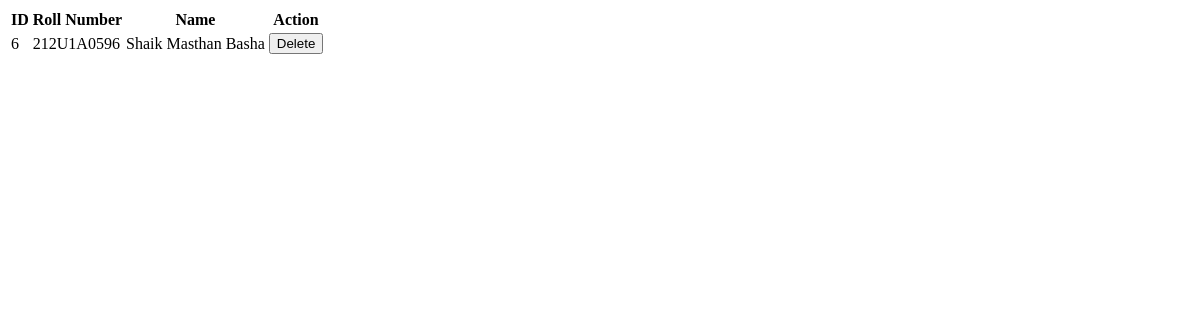
The page /Details-Del on the database as committed earlier.
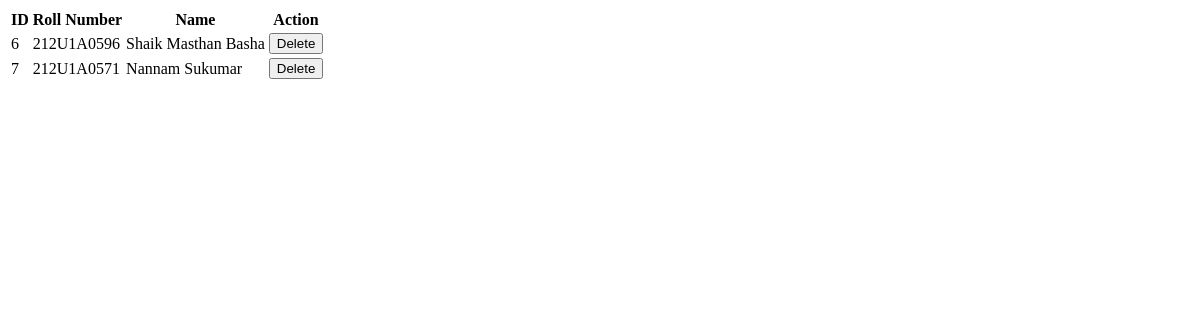
The same page on the database as committed later.
### Boot_app/models.py (models this page shows)
class Details(models.Model):
    roll = models.CharField(max_length=10)
    name = models.CharField(max_length=30)
    mail=models.EmailField(max_length=30)
    phone = models.IntegerField()
    dob = models.DateField()
    addar = models.IntegerField()
    pan = models.CharField(max_length=10)
    bacc = models.IntegerField()
    bifsc = models.CharField(max_length=10)

### Boot_app/views.py (the view)
# urls.py: path('Details-Del',views.DelDtl,name='delDTL'),
def DelDtl(request):
    D = Details.objects.all()
    return render(request,'befDel.html',{'k':D})

### templates/befDel.html (shortened to what this page needs)
<!DOCTYPE html>
<html lang="en">
<head>
</head>
<body>
    <div class="p">
        <table>
            <tr>
                <th>ID</th>
                <th>Roll Number</th>
                <th>Name</th>
                <th>Action</th>
            </tr>
            {% for i in k %}
            <tr>
                <td>{{i.id}} </td>
                <td>{{i.roll}} </td>
                <td>{{i.name}} </td>
                <td> <a href="/Dtl-Delete/{{i.id}}"><button>Delete</button></a> </td>
            </tr>
            {% endfor %}
        </table>
    </div>
</body>
</html>

Rows that differ between the two databases and show on the page:
added Details: id "7", roll "212U1A0571", name "Nannam Sukumar"
